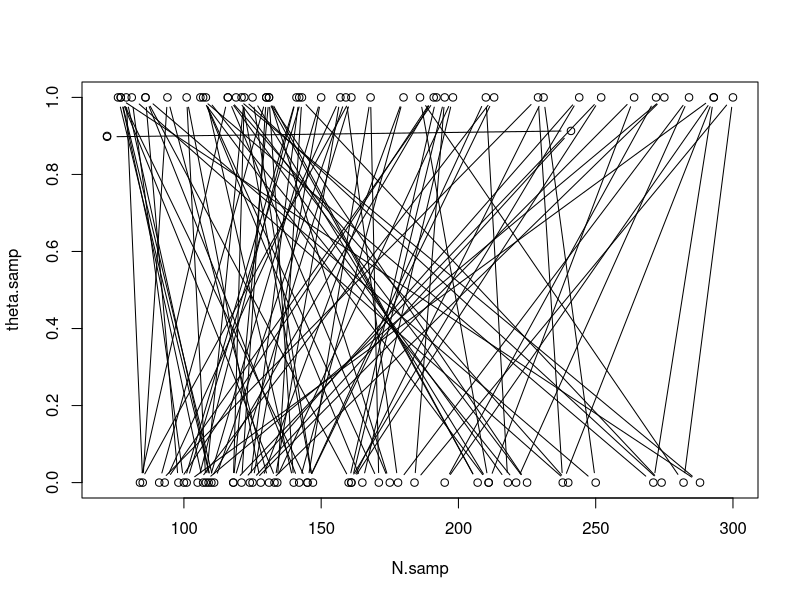
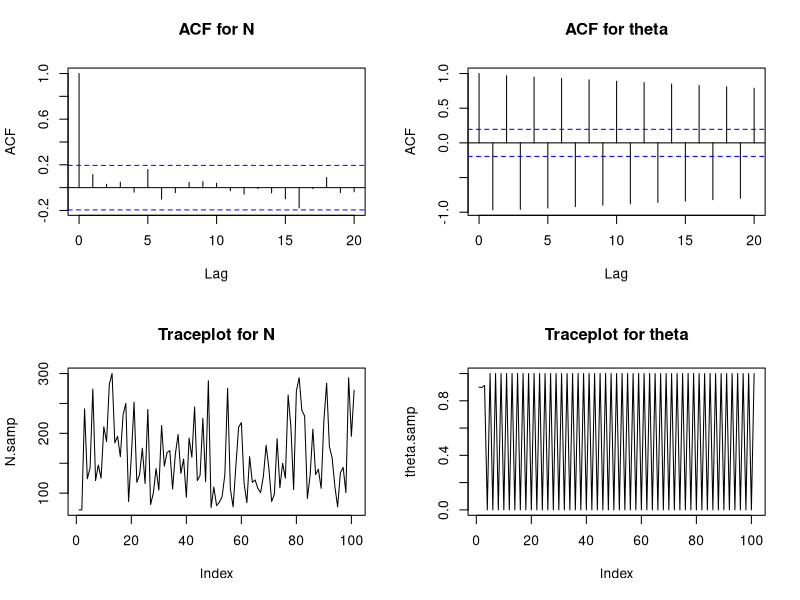
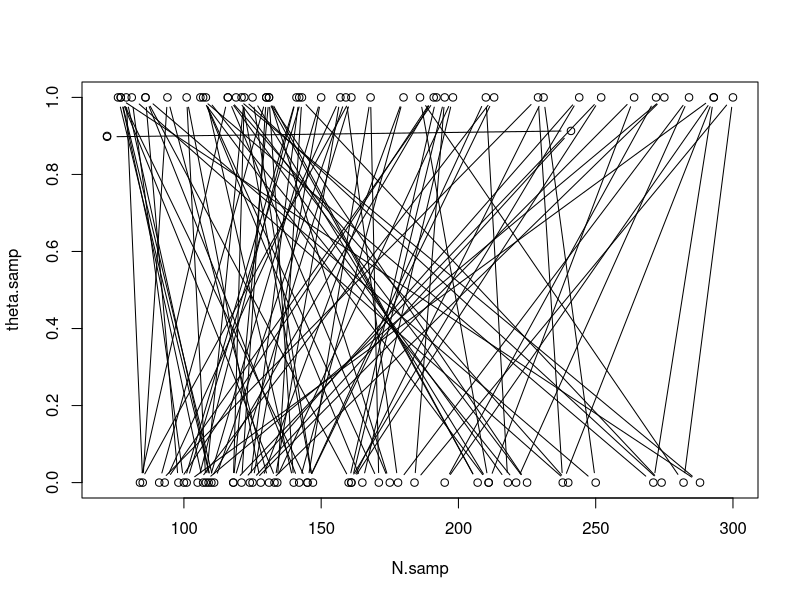
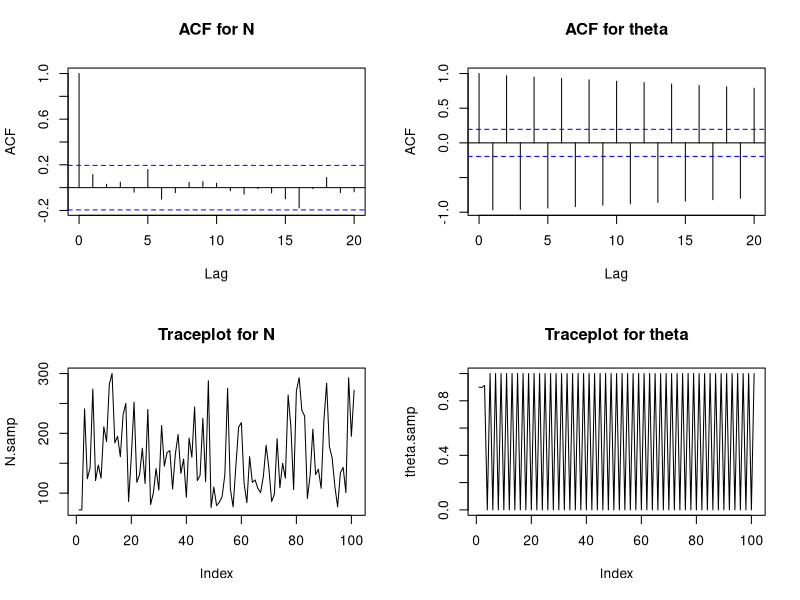

Here is the R script that generated these plots, in order:
impala = read.table("impala.txt", header = TRUE)
impala = impala[,1]

waterbuck = read.table("waterbuck.txt", header = TRUE)
waterbuck = waterbuck[,1]

log.lik <- function(Y, N, theta)
{
  # Log-likelihood of the data
  sum(dbinom(Y, N, theta, log=T))
}

log.prior <- function(N, theta)
{
  #1/N times the indicator that theta is in [0,1]
  log(1/N * ifelse(theta>=0 & theta<=1,1,0))
}

time = 1:1000

#impala
a = 0.0005
b = 3
gamma = 0.7

#waterbuck
a = 0.002
b = 5
gamma = 0.7

epsilon = a*(b+time)^(-gamma)
epsilon[1]
epsilon[length(epsilon)]

y = impala
y = waterbuck
S = sum(y)
theta.samp = 0.9
N.samp = max(y)

for(t in 1:100)
{
  theta.old = tail(theta.samp,1)
  N.old = tail(N.samp,1)

  #ensures N is large enough
  repeat
  {
    #geometric over entire thing
    N.new = rgeom(1,1/(1+N.old))
    #only keep sample if N is in the boundaries
    if(N.new >= max(y) & N.new <= 300)
      break
  }

  logprior.grad = -log(N.old)
  ll.grad = function(index)
  {
    y[index]/theta.old - (N.old - y[index])/(1-theta.old)
  }

  ll.grad.vec = sapply(1:5,ll.grad)
  eta = rnorm(1,mean=0,sd=sqrt(epsilon[t]))

  #proposed update
  theta.new = theta.old + epsilon[t]/2*(logprior.grad + sum(ll.grad.vec)) + eta
  #if theta.new is outside boundaries, project back to [0,1]
  #theta.new cannot be 0 or 1 otherwise ll.grad becomes infinite
  #so we add a bit of noise
  if(theta.new>1)
    theta.new=1-1e-6
  if(theta.new<0)
    theta.new=1e-6

  #Add theta to samples
  theta.samp = c(theta.samp,theta.new)
  theta.old = theta.new
  #Add N to samples
  N.samp = c(N.samp,N.new)
  N.old = N.new
}

N.samp
theta.samp



pdf("waterbuck-scatterplot.pdf",width=6,height=6)
plot(N.samp,theta.samp,type="b",ylim=range(0,1))
dev.off()


pdf("waterbuck-diagnostics.pdf",width=6,height=6)
par(mfrow=c(2,2))
acf(N.samp, main="ACF for N")
acf(theta.samp, main="ACF for theta")
plot(N.samp,type='l',main="Traceplot for N")
plot(theta.samp,type='l',main="Traceplot for theta")
dev.off()


pdf("impala-scatterplot.pdf",width=6,height=6)
plot(N.samp,theta.samp,type="b",ylim=range(0,1))
dev.off()


pdf("impala-diagnostics.pdf",width=6,height=6)
par(mfrow=c(2,2))
acf(N.samp, main="ACF for N")
acf(theta.samp, main="ACF for theta")
plot(N.samp,type='l',main="Traceplot for N")
plot(theta.samp,type='l',main="Traceplot for theta")
dev.off()


